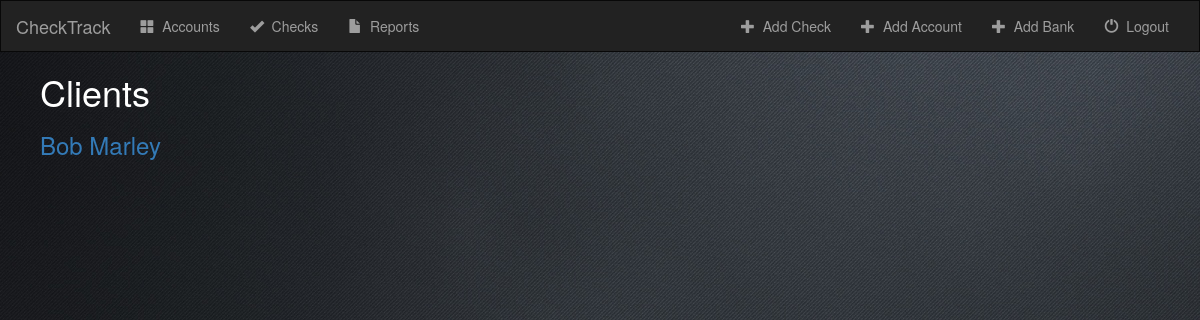
/check/clients/, run on an earlier commit of the app's database.
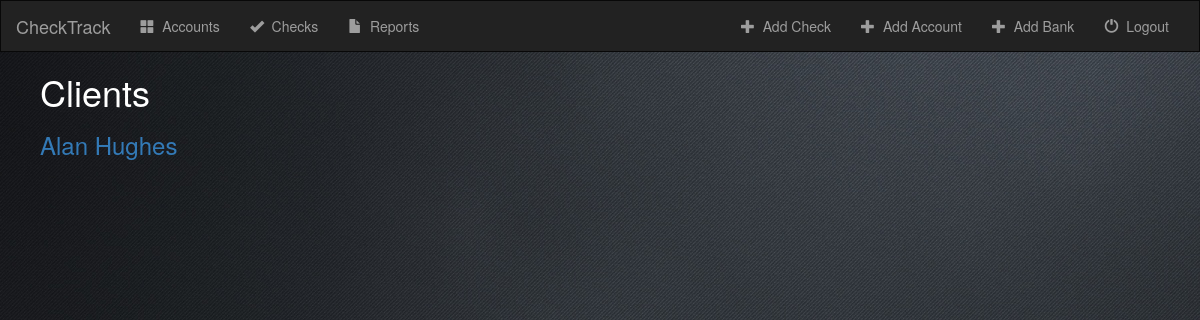
And on a later commit of the database.
### check/models.py (models this page shows, shortened)
class Client(models.Model):
    client_name = models.CharField(max_length=50)

### check/views.py (the view)
# urls.py: url(r'clients/$', views.ClientIndexView.as_view(), name='clientindex'),
class ClientIndexView(generic.ListView):
    template_name = 'check/client.html'
    context_object_name = 'all_clients'
    def get_queryset(self):
        return Client.objects.all()

### check/templates/check/client.html
{% extends 'check/base.html' %}
{% block body %}
        <ul>
            <h1>Clients</h1>
            {% for client in all_clients %}
            <h3><a href="{% url 'check:clientdetail' client.id %}">{{ client.client_name }}</a></h3>
            {% endfor %}
        </ul>
{% endblock %}

What changed in the data, as far as the page shows it:
changed Client: client_name "Bob Marley" → "Alan Hughes"
